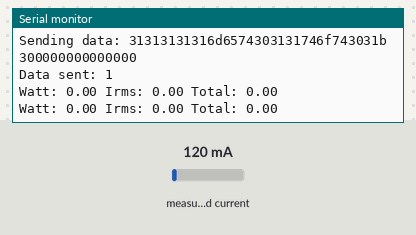
The sketch below on a simulated Arduino Uno, built with avr-gcc and run on an emulated ATmega328P. On the bench: the last lines printed to the serial monitor. Inputs (shaded band) come from the test bench; at power-on: measured current 120 mA. No radio packets arrive unless stated.

Above: at 1.3 s.
1.4 s: measured current set to 500 mA
At 2.9 s:
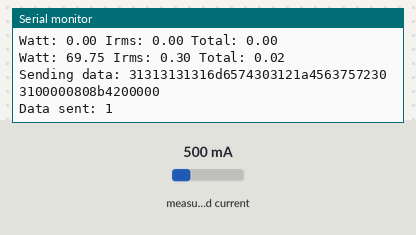
5.5 s: measured current set to 40 mA
At 6.8 s:
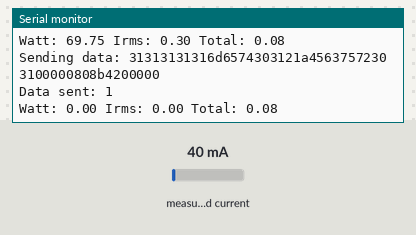
9.6 s: measured current set to 1000 mA
At 11.1 s:
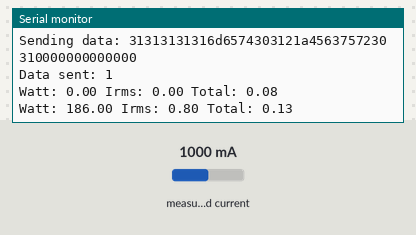
12.8 s: measured current set to 1960 mA
At 14.1 s:
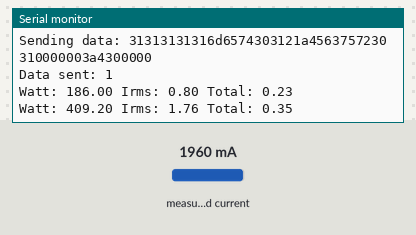
Timing chart, 0 to 15.8 s (numbered marks = the images above; inputs shaded):
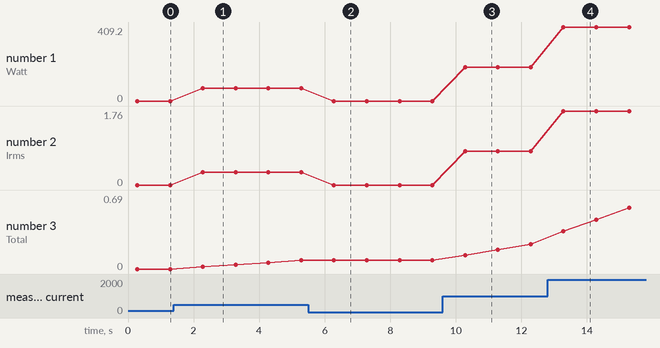

Measured:
- after the input at 1.4 s, the serial monitor: prints a new line after 0.88 s (image 1)
- after the input at 5.5 s, the serial monitor: prints a new line after 0.78 s (image 2)
- after the input at 9.6 s, the serial monitor: prints a new line after 0.68 s (image 3)
- after the input at 12.8 s, the serial monitor: prints a new line after 0.48 s (image 4)
- plotted number 1: 0 → 69.75 after the input at 1.4 s, 69.75 → 0 after the input at 5.5 s, 0 → 186 after the input at 9.6 s, 186 → 409.2 after the input at 12.8 s
- plotted number 2: 0 → 0.3 after the input at 1.4 s, 0.3 → 0 after the input at 5.5 s, 0 → 0.8 after the input at 9.6 s, 0.8 → 1.76 after the input at 12.8 s
- plotted number 3: 0 → 0.08 after the input at 1.4 s, 0.08 → 0.23 after the input at 9.6 s, 0.23 → 0.69 after the input at 12.8 s

The sketch:

meter.ino
```cpp
/*
nrf pins: 1(GND):7
          2(VCC):8
          3(CE):9
          4(CSN):10
          5(SCK):13
          6(MOSI):11 ---> power leak, set to input when sleep and back to output when awake
          7(MISO):12
          8(IRQ):empty
*/
#include <stdio.h>
#include <SPI.h>
#include <EmonLib.h>
#include "nRF24L01.h"
#include "RF24.h"
#define SLEEP_INTERVAL 1000
#define REFRESH_INTERVAL 3
#define TOTAL_INTERVAL 60
#define DATA_PAYLOAD 27
#define RADIO_PAYLOAD 32
#define ADDRESS_LENGTH 5

#define PACKET_TYPE_PAIR 0x01
#define PACKET_TYPE_UPDATE 0x02
#define PACKET_TYPE_SERIAL 0x03

#define FUNCTION_TYPE_METER_CURRENT 0xA4
#define FUNCTION_TYPE_METER_TOTAL 0xA5
#define FUNCTION_DATA 0xA0

#define FUNCTION_VALUE_TYPE_DOUBLE 0xB3

#define METER_DATA 1
#define NRF_VCC 8
#define NRF_GND 7
#define NRF_CE 9
#define NRF_CSN 10
#define CT_VCC 2

#define IF_SERIAL_DEBUG(x) ({x;})
//#define IF_SERIAL_DEBUG(x)
#define emonTxV3

byte address[] = { 'm', 'e', 't', '0', '1' };
byte ctrlAddr[] = { '1', '1', '1', '1', '1' };

char currentUid[] = { 'c', 'u', 'r', '0', '1' };
char totalUid[] = { 't', 'o', 't', '0', '1' };

// Set up nRF24L01 radio on SPI bus plus pins 9 & 10
RF24 radio(NRF_CE, NRF_CSN);

EnergyMonitor emon1;// Create an instance

// Single radio pipe address for the 2 nodes to communicate.
const uint64_t pipes[2] = { 0x6d65743031LL, 0x3131313131LL };//met01 -> 0x6d65743031LL

double total = 0;
int totalCounter = 0;
int currentCounter = 0;

void setup()
{
  DDRC = B00000000;
  IF_SERIAL_DEBUG(Serial.begin(9600));
  IF_SERIAL_DEBUG(fdevopen(&my_putc, 0));

  initNrf();
  IF_SERIAL_DEBUG(radio.printDetails());

  pinMode(CT_VCC, OUTPUT);
  digitalWrite(CT_VCC, HIGH);

  pairDevice();

  emon1.current(1, 60.606);// Current: input pin, calibration(100 / 0.050 / 33(burden))
}

void initNrf() {
  pinMode(NRF_GND, OUTPUT);
  digitalWrite(NRF_GND, LOW);
  pinMode(NRF_VCC, OUTPUT);
  digitalWrite(NRF_VCC, HIGH);
  pinMode(11, OUTPUT);//power leak see top of document
  radio.begin();
  radio.setRetries(0, 15);
  radio.setAutoAck(true);
  radio.setPayloadSize(RADIO_PAYLOAD);
  radio.openWritingPipe(pipes[1]);
  radio.openReadingPipe(1, pipes[0]);
  radio.startListening();
}

void deinitNrf() {
  SPI.end();
  digitalWrite(NRF_VCC, LOW);
  digitalWrite(13, LOW);
  digitalWrite(12, LOW);
  digitalWrite(11, LOW);
  pinMode(11, INPUT);
  digitalWrite(NRF_CSN, LOW);
  digitalWrite(NRF_CE, LOW);
}

void setPacketHeaders(byte* packet, byte type, byte last) {
  int i;
  for (i = 0; i < ADDRESS_LENGTH; i++) {
    packet[i] = ctrlAddr[i];
    packet[i + ADDRESS_LENGTH] = address[i];
  }
  i += ADDRESS_LENGTH;
  packet[i++] = type;
  packet[i] = last;
}

void pairDevice() {
  byte* data = new byte[RADIO_PAYLOAD];
  setPacketHeaders(data, PACKET_TYPE_PAIR, 0);
  int i = (ADDRESS_LENGTH * 2) + 2;
  data[i++] = FUNCTION_DATA;//function data
  data[i++] = FUNCTION_TYPE_METER_CURRENT;//function type meter
  data[i++] = ADDRESS_LENGTH;//uid length
  int k = i + ADDRESS_LENGTH;//add uid
  for (int j = 0; i < k; i++, j++) {
    data[i] = currentUid[j];
  }
  data[i++] = FUNCTION_VALUE_TYPE_DOUBLE;//value type - Double
  for(int j = 0; j < 8; i++, j++) {
    data[i] = 0;//function value
  }

  data[i++] = FUNCTION_DATA;//function data
  data[i++] = FUNCTION_TYPE_METER_TOTAL;//function type meter
  data[i++] = ADDRESS_LENGTH;//uid length
  //data[i++] = totalUid[0];

  writeData(data);

  memset(data, 0, RADIO_PAYLOAD);
  setPacketHeaders(data, PACKET_TYPE_SERIAL, 1);
  i = (ADDRESS_LENGTH * 2) + 2;
  k = i + ADDRESS_LENGTH;//add uid
  for (int j = 0; i < k; i++, j++) {
    data[i] = totalUid[j];
  }
  data[i++] = FUNCTION_VALUE_TYPE_DOUBLE;//value type - Double
  for(int j = 0; j < 8; i++, j++) {
    data[i] = 0;//function value
  }

  for (; i < RADIO_PAYLOAD; i++) {
    data[i] = 0;
  }

  writeData(data);

  delete [] data;
}

void updateValue(double value, byte function, char* functionUid, byte valueType) {
  byte* data = new byte[RADIO_PAYLOAD];
  setPacketHeaders(data, PACKET_TYPE_UPDATE, 1);
  int i = (ADDRESS_LENGTH * 2) + 2;
  data[i++] = function;
  data[i++] = ADDRESS_LENGTH;
  int k = i + ADDRESS_LENGTH;
  for (int j = 0; i < k; i++, j++) {
    data[i] = functionUid[j];
  }
  for (int j = 0; j < 4; i++, j++) {
    data[i] = 0;
  }
  memcpy(data + i, &value, sizeof(double));
  i += sizeof(double);
  for (; i < RADIO_PAYLOAD; i++) {
    data[i] = 0;
  }
  /*for(int j = 0; j < RADIO_PAYLOAD; j++) {
    Serial.write(data[j]);
  }*/
  writeData(data);
  delete [] data;
}

void loop()
{
  long busy = millis();
  double Irms = emon1.calcIrms(1480);  // Calculate Irms only - 1480
  if(Irms < 0) {
    Irms = -Irms;
  }
  Irms -= 0.2;
  if(Irms < 0) {
    Irms = 0;
  }
  double watt = Irms * 232.5;
  total += (watt / 3600);
  if(total < 0) {
    total = 0;
  }
  currentCounter++;
  totalCounter++;
  //emon1.serialprint();
  IF_SERIAL_DEBUG({
    Serial.print("Watt: ");
    Serial.print(watt);
    Serial.print(" Irms: ");
    Serial.print(Irms);
    Serial.print(" Total: ");
    Serial.println(total);
  });
  if(currentCounter >= REFRESH_INTERVAL) {
    currentCounter = 0;
    updateValue(watt, FUNCTION_TYPE_METER_CURRENT, currentUid, FUNCTION_VALUE_TYPE_DOUBLE);
  }
  if(totalCounter >= TOTAL_INTERVAL) {
    totalCounter = 0;
    updateValue(total, FUNCTION_TYPE_METER_TOTAL, totalUid, FUNCTION_VALUE_TYPE_DOUBLE);
  }
  busy = millis() - busy;
  long delayTime = SLEEP_INTERVAL - busy;
  delay(delayTime > 0 ? delayTime : 0);
}

boolean writeData(byte* data) {
  IF_SERIAL_DEBUG({
    printf("Sending data: ");
    for(int i = 0; i < RADIO_PAYLOAD; i++) {
      printf("%x", data[i]);
    }
    Serial.println();
  });
  radio.stopListening();
  boolean ok = radio.write(data, RADIO_PAYLOAD);
  radio.startListening();
  IF_SERIAL_DEBUG(printf("Data sent: %d\n", ok ? 1 : 0));
  return ok;
}

int my_putc( char c, FILE *t) {
  Serial.write( c );
}
```
